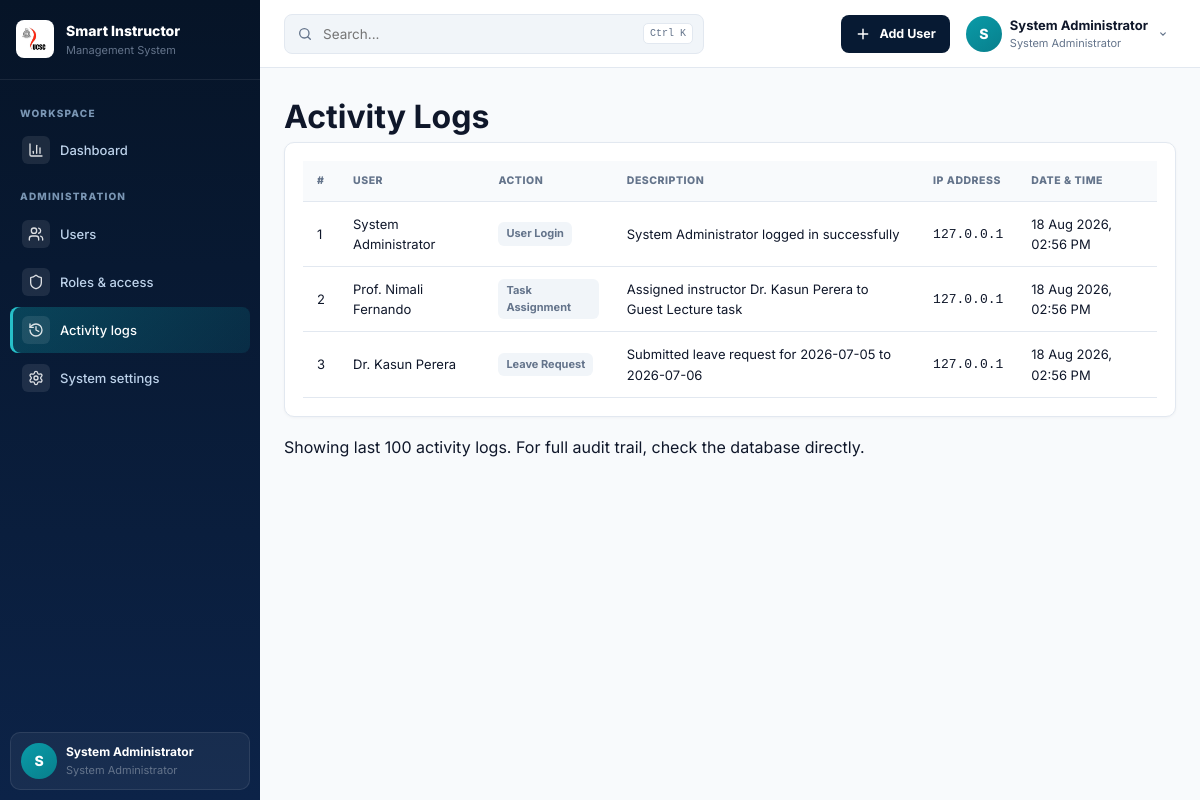
The page /admin/activity_logs.php (signed in) on the database its author committed.
### tables this page shows
CREATE TABLE users (
    id INT AUTO_INCREMENT PRIMARY KEY,
    username VARCHAR(50) NOT NULL UNIQUE,
    email VARCHAR(100) NOT NULL UNIQUE,
    password VARCHAR(255) NOT NULL,
    full_name VARCHAR(150) NOT NULL,
    role_id INT NOT NULL,
    status ENUM('active', 'inactive', 'suspended') DEFAULT 'active',
    phone VARCHAR(20),
    created_at TIMESTAMP DEFAULT CURRENT_TIMESTAMP,
    updated_at TIMESTAMP DEFAULT CURRENT_TIMESTAMP ON UPDATE CURRENT_TIMESTAMP,
    FOREIGN KEY (role_id) REFERENCES roles(id) ON DELETE RESTRICT
);

CREATE TABLE roles (
    id INT AUTO_INCREMENT PRIMARY KEY,
    role_name VARCHAR(100) NOT NULL UNIQUE,
    description TEXT,
    created_at TIMESTAMP DEFAULT CURRENT_TIMESTAMP
);

CREATE TABLE activity_logs (
    id INT AUTO_INCREMENT PRIMARY KEY,
    user_id INT NULL,
    action VARCHAR(100) NOT NULL,
    description TEXT,
    ip_address VARCHAR(45),
    created_at TIMESTAMP DEFAULT CURRENT_TIMESTAMP,
    FOREIGN KEY (user_id) REFERENCES users(id) ON DELETE SET NULL
);

### config/config.php (called while the page is built, shortened)
<?php
if (!function_exists('app_url')) {
    function app_url(string $path = ''): string {
        $path = ltrim($path, '/');
        return $path === '' ? SITE_URL : SITE_URL . '/' . $path;
    }
}

### includes/auth.php (called while the page is built, shortened)
<?php
require_once __DIR__ . '/../config/config.php';
require_once __DIR__ . '/../config/db.php';
function isLoggedIn() {
    return isset($_SESSION['user_id']) && !empty($_SESSION['user_id']);
}
function getCurrentUser() {
    global $pdo;
    static $cachedUser = null;
    if ($cachedUser === null) {
        $stmt = $pdo->prepare("SELECT u.*, r.role_name FROM users u JOIN roles r ON u.role_id = r.id WHERE u.id = ? LIMIT 1");
        $stmt->execute([$_SESSION['user_id']]);
        $cachedUser = $stmt->fetch();
    }
    return $cachedUser;
}
function getCurrentRoleId() {
    return isset($_SESSION['role_id']) ? (int)$_SESSION['role_id'] : null;
}
?>

### admin/activity_logs.php (the view, shortened to what this page needs)
<?php
require_once __DIR__ . '/../includes/auth.php';
require_once __DIR__ . '/../includes/dashboard_ui.php';
require_once __DIR__ . '/../config/db.php';
include __DIR__ . '/../includes/header.php';
$logs = $pdo->query("
    SELECT al.*, u.full_name
    FROM activity_logs al
    LEFT JOIN users u ON al.user_id = u.id
    ORDER BY al.created_at DESC
    LIMIT 100
")->fetchAll();
?>
            <div class="d-flex justify-content-between align-items-center pt-3 pb-2 mb-3 border-bottom">
                <h1 class="h2"><span class="ui-dot" aria-hidden="true"></span>Activity Logs</h1>
            </div>
            <div class="card shadow-sm">
                <div class="card-body p-0">
                    <div class="table-responsive">
                        <table class="table table-hover mb-0" id="activityLogsTable">
                            <thead class="table-light">
                                <tr>
                                    <th>#</th>
                                    <th>User</th>
                                    <th>Action</th>
                                    <th>Description</th>
                                    <th>IP Address</th>
                                    <th>Date & Time</th>
                                </tr>
                            </thead>
                            <tbody>
                                <?php foreach ($logs as $index => $log): ?>
                                <tr>
                                    <td><?= $index + 1 ?></td>
                                    <td><?= htmlspecialchars($log['full_name'] ?? 'System') ?></td>
                                    <td><span class="badge bg-secondary"><?= htmlspecialchars($log['action']) ?></span></td>
                                    <td><?= htmlspecialchars($log['description']) ?></td>
                                    <td><code><?= htmlspecialchars($log['ip_address']) ?></code></td>
                                    <td><?= date('d M Y, h:i A', strtotime($log['created_at'])) ?></td>
                                </tr>
                                <?php endforeach; ?>
                            </tbody>
                        </table>
                    </div>
                </div>
            </div>
            <div class="mt-3 text-muted small">
                Showing last 100 activity logs. For full audit trail, check the database directly.
            </div>
<?php include __DIR__ . '/../includes/footer.php'; ?>

### includes/header.php (shortened to what this page needs)
<?php
require_once __DIR__ . '/../config/config.php';
if (!isset($currentUser) && function_exists('getCurrentUser')) { $currentUser = getCurrentUser(); }
$currentUser = is_array($currentUser ?? null) ? $currentUser : [];
$displayName = trim((string)($currentUser['full_name'] ?? 'UCSC User')) ?: 'UCSC User';
$roleName = trim((string)($currentUser['role_name'] ?? 'System User')) ?: 'System User';
?>
<!doctype html>
<html lang="en">
<head>
  <link rel="stylesheet" href="<?= app_url('assets/css/style.css') ?>">
</head>
<body>
<?php if (empty($hideNavbar)): ?>
<div class="app-shell">
  <?php include __DIR__ . '/sidebar.php'; ?>
  <div class="right-panel">
    <?php include __DIR__ . '/navbar.php'; ?>
    <main class="main-content" id="mainContent">
<?php endif; ?>

### includes/sidebar.php (shortened to what this page needs)
<?php
require_once __DIR__ . '/../config/config.php';
require_once __DIR__ . '/auth.php';
$currentRole = (int)getCurrentRoleId();
$currentPage = basename($_SERVER['PHP_SELF'] ?? '');
$currentUser = getCurrentUser() ?: [];
if (!function_exists('sidebar_link')) {
    function sidebar_link(string $path, string $label, string $icon, string $currentPage): void {
        $active = basename($path) === $currentPage ? ' active' : '';
        $iconUrl = app_url('assets/icons/' . $icon . '.svg');
        echo '<li><a class="sidebar-link' . $active . '" href="' . htmlspecialchars(app_url($path)) . '">';
        echo '<span class="sidebar-icon"><img src="' . htmlspecialchars($iconUrl) . '" alt=""></span>';
        echo '<span>' . htmlspecialchars($label) . '</span></a></li>';
    }
}
?>
<aside class="sidebar" id="sidebar">
  <div class="sidebar-head">
    <span class="sidebar-emblem"><img src="<?= app_url('assets/images/ucsc-logo.png') ?>" alt="UCSC"></span>
    <div><strong>Smart Instructor</strong><small>Management System</small></div>
  </div>
  <nav aria-label="Main navigation">
    <p class="sidebar-label">Workspace</p>
    <ul class="sidebar-nav">
      <?php
      $dashMap = [
        ROLE_ADMIN=>'admin/dashboard.php', ROLE_INSTRUCTOR=>'instructor/dashboard.php',
        ROLE_COORDINATOR=>'coordinator/dashboard.php', ROLE_CHIEF_COORDINATOR=>'chief_coordinator/dashboard.php',
        ROLE_NON_ACADEMIC=>'non_academic/dashboard.php', ROLE_PROJECT_COORDINATOR=>'project_coordinator/coordinator_dashboard.php',
        ROLE_DIRECTOR=>'director/dashboard.php'
      ];
      sidebar_link($dashMap[$currentRole] ?? 'index.php', 'Dashboard', 'chart-column', $currentPage);
      if ($currentRole === ROLE_ADMIN) {
        echo '<p class="sidebar-label">Administration</p>';
      }
      ?>
    </ul>
  </nav>
  <div class="sidebar-user">
    <span class="avatar"><?= htmlspecialchars(strtoupper(substr((string)($currentUser['full_name'] ?? 'U'),0,1))) ?></span>
    <span><strong><?= htmlspecialchars($currentUser['full_name'] ?? 'UCSC User') ?></strong><small><?= htmlspecialchars($currentUser['role_name'] ?? 'System User') ?></small></span>
  </div>
</aside>

### includes/navbar.php (shortened to what this page needs)
<?php
$roleId = function_exists('getCurrentRoleId') ? (int)getCurrentRoleId() : 0;
$userAvatarUrl = !empty($_SESSION['avatar_url']) ? app_url($_SESSION['avatar_url']) : (!empty($currentUser['avatar_url']) ? app_url($currentUser['avatar_url']) : null);
$cleanName = trim(preg_replace('/^(Dr\.|Prof\.|Mr\.|Mrs\.|Ms\.)\s+/i', '', $displayName ?? 'User'));
$firstInitial = mb_substr($cleanName, 0, 1);
?>
<header class="topbar">
  <div class="topbar-inner">
    <div class="topbar-left">
      <div class="global-search" role="search">
        <svg viewBox="0 0 24 24" fill="none" stroke="currentColor" stroke-width="2" stroke-linecap="round"><circle cx="11" cy="11" r="7"/><path d="m20 20-4-4"/></svg>
        <input id="globalSearch" type="search" placeholder="Search..." aria-label="Search this page">
        <kbd>Ctrl K</kbd>
      </div>
    </div>
    <div class="top-actions">
      <?php if ($roleId === ROLE_ADMIN): ?>
      <div class="menu-wrap">
        <button class="primary-action" type="button" data-menu-button="quickMenu" aria-expanded="false">
          <svg viewBox="0 0 24 24" fill="none" stroke="currentColor" stroke-width="2.2" stroke-linecap="round"><path d="M12 5v14M5 12h14"/></svg>
          <span>Add User</span>
        </button>
      </div>
      <?php endif; ?>
      <div class="menu-wrap">
        <button class="profile-button" type="button" data-menu-button="profileMenu" aria-expanded="false">
          <?= sic_user_avatar($userAvatarUrl, $firstInitial, 'avatar') ?>
          <span class="profile-copy">
            <strong><?= htmlspecialchars($displayName) ?></strong>
            <small><?= htmlspecialchars($roleName) ?></small>
          </span>
          <svg class="chevron" viewBox="0 0 24 24" fill="none" stroke="currentColor" stroke-width="2" stroke-linecap="round"><path d="m8 10 4 4 4-4"/></svg>
        </button>
      </div>
    </div>
  </div>
</header>

### includes/dashboard_ui.php (shortened to what this page needs)
<?php
if (!function_exists('sic_user_avatar')) {
    function sic_user_avatar(?string $imageUrl = null, string $name = 'User', string $class = 'avatar'): string {
        $name = trim($name) ?: 'User';
        $clean = trim(preg_replace('/^(Dr\.|Prof\.|Mr\.|Mrs\.|Ms\.)\s+/i', '', $name));
        $initial = strtoupper(mb_substr($clean, 0, 1));
        $output = '<span class="' . htmlspecialchars($class, ENT_QUOTES, 'UTF-8') . '">';
        if (!empty($imageUrl)) {
            $output .= '<img src="' . htmlspecialchars($imageUrl, ENT_QUOTES, 'UTF-8') . '" alt="' . htmlspecialchars($name, ENT_QUOTES, 'UTF-8') . '" class="avatar-img">';
        } else {
            $output .= htmlspecialchars($initial, ENT_QUOTES, 'UTF-8');
        }
        $output .= '</span>';
        return $output;
    }
}
        ?>

### includes/footer.php (shortened to what this page needs)
    </main>
  </div>
</div>
</body>
</html>

### rows shown on the page
users: full_name "S", full_name "System Administrator", role.role_name "System Administrator"
activity_logs: user.full_name "System Administrator", action "User Login", description "System Administrator logged in successfully", ip_address "127.0.0.1", created_at "18 Aug 2026, 02:56 PM"
activity_logs: user.full_name "Prof. Nimali Fernando", action "Task Assignment", description "Assigned instructor Dr. Kasun Perera to Guest Lecture task", ip_address "127.0.0.1", created_at "18 Aug 2026, 02:56 PM"
activity_logs: user.full_name "Dr. Kasun Perera", action "Leave Request", description "Submitted leave request for 2026-07-05 to 2026-07-06", ip_address "127.0.0.1", created_at "18 Aug 2026, 02:56 PM"

### other values the page prints
$label "Dashboard Users Roles & access Activity logs System settings"
